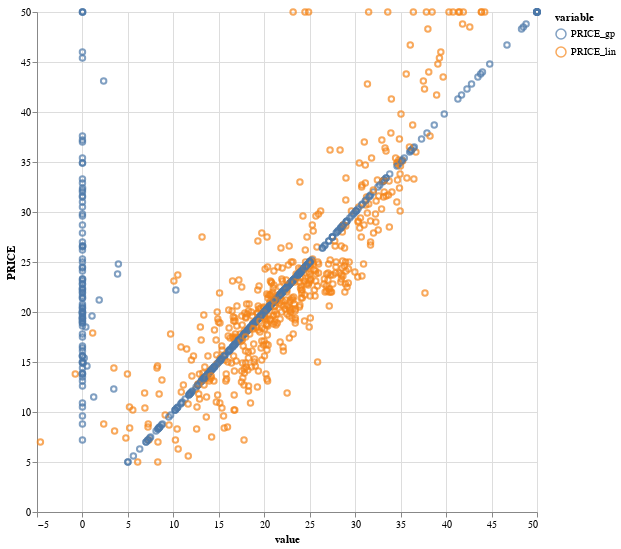

Write notebook code for a chart like this one.
### Code cell
# VISUALISATION
# install with: pip install altair altair_viewer
(alt.Chart(data_plot).
 properties(height=500, width=500).
 mark_point().
 encode(x='value',
        y='PRICE',
        color='variable')
)

### Figure 1 — Vega-Lite specification as saved in the notebook (floating-point values rounded to 4 significant figures; data arrays with more than 128 entries replaced by an {"elided": "..."} marker saying what was removed)
{"$schema": "https://vega.github.io/schema/vega-lite/v4.8.1.json", "config": {"view": {"continuousHeight": 300, "continuousWidth": 400}}, "data": {"name": "data-9c4d389b313de1302120a6357eb3fbfa"}, "datasets": {"data-9c4d389b313de1302120a6357eb3fbfa": {"elided": "1012 records"}}, "encoding": {"color": {"field": "variable", "type": "nominal"}, "x": {"field": "value", "type": "quantitative"}, "y": {"field": "PRICE", "type": "quantitative"}}, "height": 500, "mark": "point", "width": 500}
